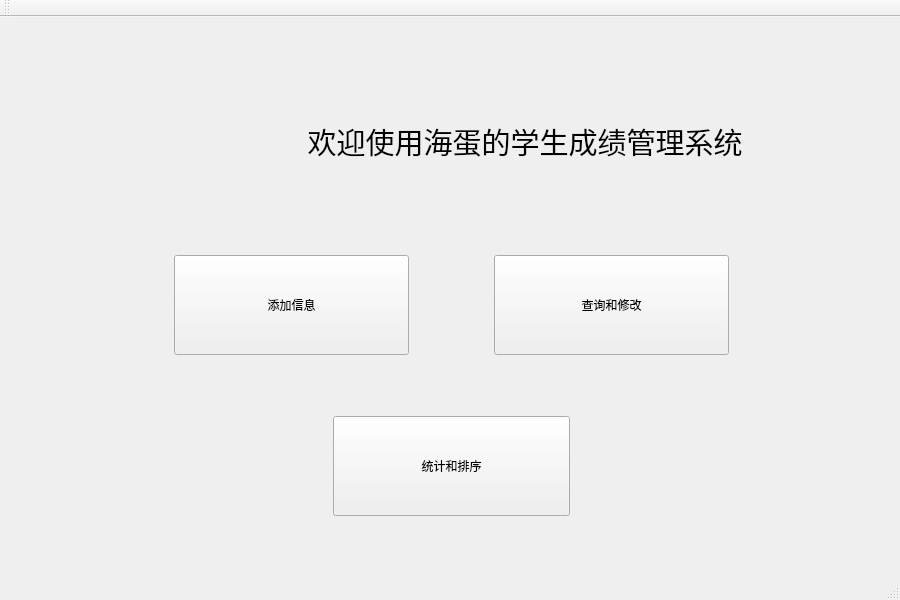
<?xml version="1.0" encoding="UTF-8"?>
<ui version="4.0">
 <class>MainWindow</class>
 <widget class="QMainWindow" name="MainWindow">
  <property name="geometry">
   <rect>
    <x>0</x>
    <y>0</y>
    <width>900</width>
    <height>600</height>
   </rect>
  </property>
  <property name="sizePolicy">
   <sizepolicy hsizetype="Fixed" vsizetype="Fixed">
    <horstretch>0</horstretch>
    <verstretch>0</verstretch>
   </sizepolicy>
  </property>
  <property name="minimumSize">
   <size>
    <width>800</width>
    <height>500</height>
   </size>
  </property>
  <property name="maximumSize">
   <size>
    <width>900</width>
    <height>600</height>
   </size>
  </property>
  <property name="windowTitle">
   <string>MainWindow</string>
  </property>
  <property name="styleSheet">
   <string notr="true">background-image: url(:/images/下载.jpg);</string>
  </property>
  <widget class="QWidget" name="centralWidget">
   <widget class="QWidget" name="layoutWidget">
    <property name="geometry">
     <rect>
      <x>6</x>
      <y>6</y>
      <width>891</width>
      <height>561</height>
     </rect>
    </property>
    <layout class="QVBoxLayout" name="verticalLayout" stretch="3,6,6">
     <item>
      <layout class="QHBoxLayout" name="horizontalLayout_2" stretch="3,4,1,14,3">
       <item>
        <spacer name="horizontalSpacer_5">
         <property name="orientation">
          <enum>Qt::Horizontal</enum>
         </property>
         <property name="sizeHint" stdset="0">
          <size>
           <width>40</width>
           <height>20</height>
          </size>
         </property>
        </spacer>
       </item>
       <item>
        <widget class="QWidget" name="keke" native="true">
         <property name="sizePolicy">
          <sizepolicy hsizetype="Fixed" vsizetype="Fixed">
           <horstretch>0</horstretch>
           <verstretch>0</verstretch>
          </sizepolicy>
         </property>
         <property name="minimumSize">
          <size>
           <width>105</width>
           <height>105</height>
          </size>
         </property>
         <property name="maximumSize">
          <size>
           <width>105</width>
           <height>105</height>
          </size>
         </property>
         <property name="styleSheet">
          <string notr="true">background-image: url(:/images/唐可可.gif);</string>
         </property>
        </widget>
       </item>
       <item>
        <spacer name="horizontalSpacer_2">
         <property name="orientation">
          <enum>Qt::Horizontal</enum>
         </property>
         <property name="sizeHint" stdset="0">
          <size>
           <width>40</width>
           <height>20</height>
          </size>
         </property>
        </spacer>
       </item>
       <item>
        <widget class="QLabel" name="title">
         <property name="sizePolicy">
          <sizepolicy hsizetype="Preferred" vsizetype="Fixed">
           <horstretch>0</horstretch>
           <verstretch>0</verstretch>
          </sizepolicy>
         </property>
         <property name="font">
          <font>
           <family>黑体</family>
           <pointsize>22</pointsize>
           <weight>50</weight>
           <italic>false</italic>
           <bold>false</bold>
          </font>
         </property>
         <property name="layoutDirection">
          <enum>Qt::LeftToRight</enum>
         </property>
         <property name="styleSheet">
          <string notr="true">font: 22pt &quot;黑体&quot;;</string>
         </property>
         <property name="text">
          <string>欢迎使用海蛋的学生成绩管理系统</string>
         </property>
         <property name="alignment">
          <set>Qt::AlignCenter</set>
         </property>
        </widget>
       </item>
       <item>
        <spacer name="horizontalSpacer_6">
         <property name="orientation">
          <enum>Qt::Horizontal</enum>
         </property>
         <property name="sizeHint" stdset="0">
          <size>
           <width>40</width>
           <height>20</height>
          </size>
         </property>
        </spacer>
       </item>
      </layout>
     </item>
     <item>
      <layout class="QHBoxLayout" name="horizontalLayout" stretch="2,3,1,3,2">
       <item>
        <spacer name="horizontalSpacer_3">
         <property name="orientation">
          <enum>Qt::Horizontal</enum>
         </property>
         <property name="sizeHint" stdset="0">
          <size>
           <width>40</width>
           <height>20</height>
          </size>
         </property>
        </spacer>
       </item>
       <item>
        <widget class="QPushButton" name="pushButton">
         <property name="sizePolicy">
          <sizepolicy hsizetype="Preferred" vsizetype="Fixed">
           <horstretch>0</horstretch>
           <verstretch>0</verstretch>
          </sizepolicy>
         </property>
         <property name="maximumSize">
          <size>
           <width>16777215</width>
           <height>100</height>
          </size>
         </property>
         <property name="styleSheet">
          <string notr="true">font: 16pt &quot;黑体&quot;;</string>
         </property>
         <property name="text">
          <string>添加信息</string>
         </property>
        </widget>
       </item>
       <item>
        <spacer name="horizontalSpacer">
         <property name="orientation">
          <enum>Qt::Horizontal</enum>
         </property>
         <property name="sizeHint" stdset="0">
          <size>
           <width>40</width>
           <height>20</height>
          </size>
         </property>
        </spacer>
       </item>
       <item>
        <widget class="QPushButton" name="pushButton_2">
         <property name="sizePolicy">
          <sizepolicy hsizetype="Preferred" vsizetype="Fixed">
           <horstretch>0</horstretch>
           <verstretch>0</verstretch>
          </sizepolicy>
         </property>
         <property name="maximumSize">
          <size>
           <width>16777215</width>
           <height>100</height>
          </size>
         </property>
         <property name="styleSheet">
          <string notr="true">font: 16pt &quot;黑体&quot;;</string>
         </property>
         <property name="text">
          <string>查询和修改</string>
         </property>
        </widget>
       </item>
       <item>
        <spacer name="horizontalSpacer_4">
         <property name="orientation">
          <enum>Qt::Horizontal</enum>
         </property>
         <property name="sizeHint" stdset="0">
          <size>
           <width>14</width>
           <height>19</height>
          </size>
         </property>
        </spacer>
       </item>
      </layout>
     </item>
     <item>
      <layout class="QHBoxLayout" name="horizontalLayout_3" stretch="4,3,4">
       <item>
        <spacer name="horizontalSpacer_7">
         <property name="orientation">
          <enum>Qt::Horizontal</enum>
         </property>
         <property name="sizeHint" stdset="0">
          <size>
           <width>40</width>
           <height>20</height>
          </size>
         </property>
        </spacer>
       </item>
       <item>
        <widget class="QPushButton" name="pushButton_3">
         <property name="sizePolicy">
          <sizepolicy hsizetype="Preferred" vsizetype="Fixed">
           <horstretch>0</horstretch>
           <verstretch>0</verstretch>
          </sizepolicy>
         </property>
         <property name="maximumSize">
          <size>
           <width>16777215</width>
           <height>100</height>
          </size>
         </property>
         <property name="styleSheet">
          <string notr="true">font: 16pt &quot;黑体&quot;;</string>
         </property>
         <property name="text">
          <string>统计和排序</string>
         </property>
        </widget>
       </item>
       <item>
        <spacer name="horizontalSpacer_8">
         <property name="orientation">
          <enum>Qt::Horizontal</enum>
         </property>
         <property name="sizeHint" stdset="0">
          <size>
           <width>40</width>
           <height>20</height>
          </size>
         </property>
        </spacer>
       </item>
      </layout>
     </item>
    </layout>
   </widget>
  </widget>
  <widget class="QMenuBar" name="menuBar">
   <property name="geometry">
    <rect>
     <x>0</x>
     <y>0</y>
     <width>900</width>
     <height>17</height>
    </rect>
   </property>
  </widget>
  <widget class="QToolBar" name="mainToolBar">
   <attribute name="toolBarArea">
    <enum>TopToolBarArea</enum>
   </attribute>
   <attribute name="toolBarBreak">
    <bool>false</bool>
   </attribute>
  </widget>
  <widget class="QStatusBar" name="statusBar"/>
 </widget>
 <layoutdefault spacing="6" margin="11"/>
 <resources/>
 <connections/>
</ui>
